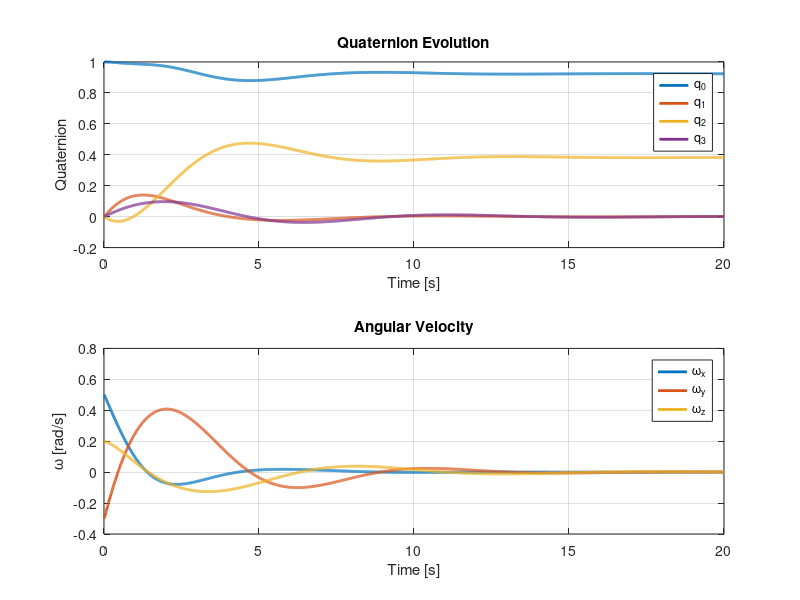

Reproduce this figure in MATLAB.
% © Sunay Neelimathara
clear;
clc;
close all;

function qout = quatmultiply(q,r)
    w0 = q(1);
    x0 = q(2);
    y0 = q(3);
    z0 = q(4);
    w1 = r(1);
    x1 = r(2);
    y1 = r(3);
    z1 = r(4);
    qout = [w0*w1 - x0*x1 - y0*y1 - z0*z1;
            w0*x1 + x0*w1 + y0*z1 - z0*y1;
            w0*y1 - x0*z1 + y0*w1 + z0*x1;
            w0*z1 + x0*y1 - y0*x1 + z0*w1];
end

function qout = quatconj(q)
    qout = [q(1); -q(2:4)];
end

% Initial Conditions
I = diag([10, 15, 20]);
invI = inv(I);
q = [1; 0; 0; 0];
q_desired = [cos(pi/8); 0; sin(pi/8); 0];
omega = [0.5; -0.3; 0.2];

% PD Control gains
Kp = 20;
Kd = 10;

% Simulation settings
dt = 0.01;
T = 20;
N = T/dt;
time = zeros(1,N);
q_f = zeros(4,N);
omega_f = zeros(3,N);

q_f(:,1) = q; omega_f(:,1) = omega;

% Loop
for k = 1:N-1
    % Compute error quaternion (q_err = q_desired^-1*q)
    q_err = quatmultiply(quatconj(q_desired), q);

    % <PD control law>
    % --------------
    % tau = -Kp*q - Kd*w
    % --------------
    tau = -Kp*q_err(2:4) - Kd*omega;

    % <Dynamics>
    % I*dw/dt + crossproduct(w, (I*w)) = tau
    % Rearranged:
    % dw = inv(I)*(tau - crossproduct(w, I*w))
    domega = invI*(tau - cross(omega, I*omega));
    omega = omega + domega*dt;

    % <Quaternion kinematics>
    % capOmega should match:
    % [0   -wx  -wy  -wz
    %  wx    0   wz  -wy
    %  wy  -wz    0   wx
    %  wz   wy  -wx    0]
    capOmega = [0 -omega(1) -omega(2) -omega(3);
             omega(1) 0 omega(3) -omega(2);
             omega(2) -omega(3) 0 omega(1);
             omega(3) omega(2) -omega(1) 0];
    q = q + 0.5*capOmega*q*dt;
    q = q/norm(q);
    q_f(:,k+1) = q;
    omega_f(:,k+1) = omega;
    time(k+1) = (k+1)*dt;
end

% Plot results
figure(1);
subplot(2,1,1);
plot(time, q_f, 'LineWidth', 2);
xlabel('Time [s]'); ylabel('Quaternion');
legend('q_0','q_1','q_2','q_3');
title('Quaternion Evolution'); grid on;

subplot(2,1,2);
plot(time, omega_f, 'LineWidth', 2);
xlabel('Time [s]'); ylabel('\omega [rad/s]');
legend('\omega_x','\omega_y','\omega_z');
title('Angular Velocity'); grid on;
